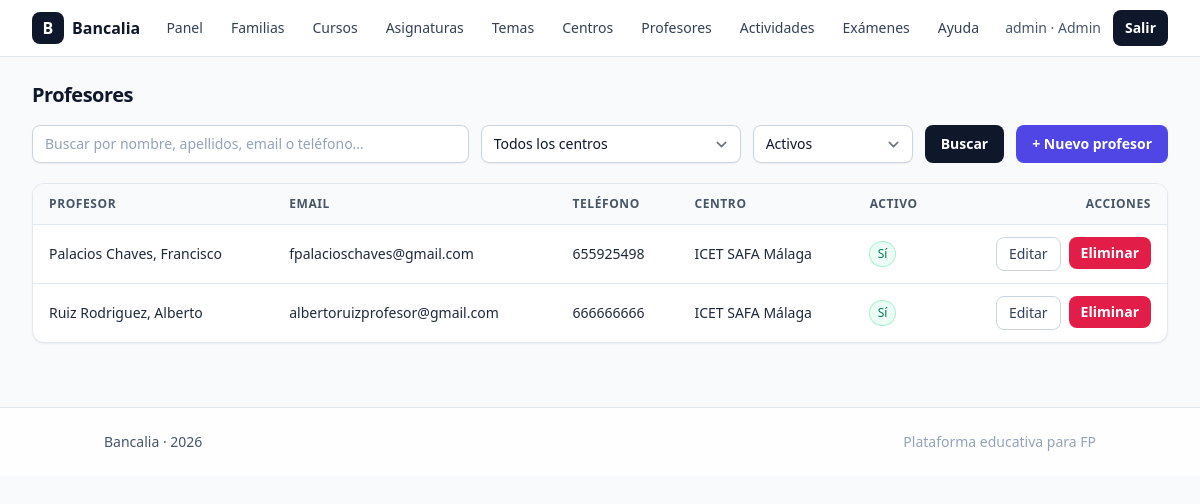
Page /admin/profesores/index.php (signed in) on the earlier database version.
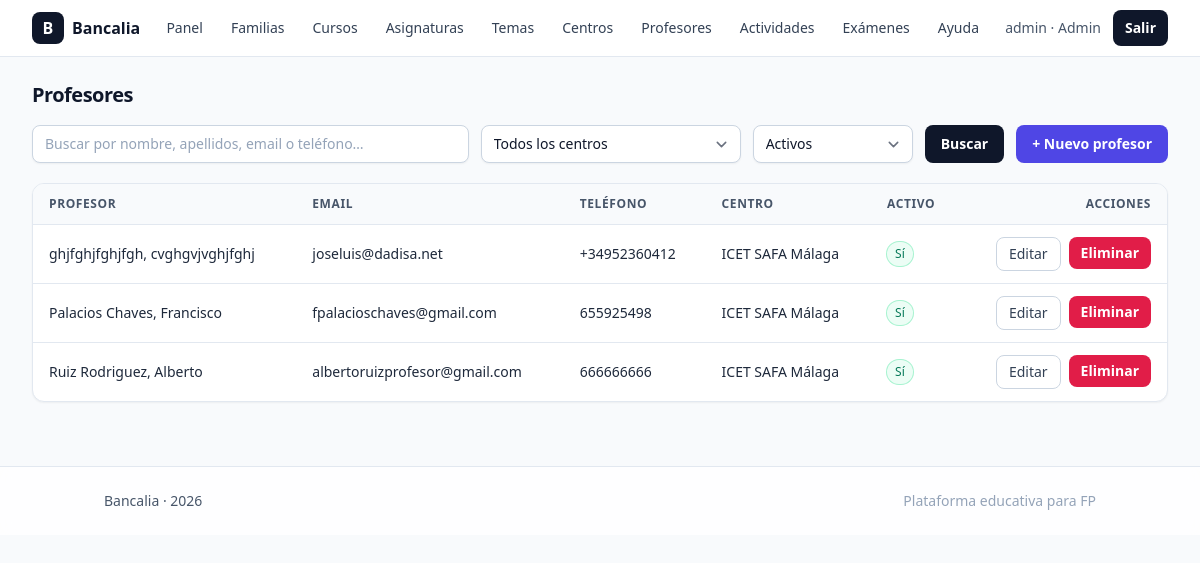
Same page on the later database version.
### tables this page shows
CREATE TABLE `profesores` (
  `id` int(11) NOT NULL,
  `centro_id` int(11) DEFAULT NULL,
  `nombre` varchar(120) NOT NULL,
  `apellidos` varchar(160) NOT NULL,
  `email` varchar(160) NOT NULL,
  `telefono` varchar(30) DEFAULT NULL,
  `notas` text DEFAULT NULL,
  `is_active` tinyint(1) NOT NULL DEFAULT 1,
  `created_at` datetime NOT NULL DEFAULT current_timestamp(),
  `updated_at` datetime NOT NULL DEFAULT current_timestamp() ON UPDATE current_timestamp()
);

CREATE TABLE `centros` (
  `id` int(11) NOT NULL,
  `nombre` varchar(180) NOT NULL,
  `slug` varchar(190) NOT NULL,
  `codigo` varchar(50) DEFAULT NULL,
  `tipo` enum('publico','privado','concertado') NOT NULL DEFAULT 'publico',
  `comunidad` varchar(100) DEFAULT NULL,
  `provincia` varchar(100) DEFAULT NULL,
  `localidad` varchar(120) DEFAULT NULL,
  `direccion` varchar(200) DEFAULT NULL,
  `cp` varchar(10) DEFAULT NULL,
  `email` varchar(150) DEFAULT NULL,
  `telefono` varchar(30) DEFAULT NULL,
  `web` varchar(200) DEFAULT NULL,
  `lat` decimal(10,7) DEFAULT NULL,
  `lng` decimal(10,7) DEFAULT NULL,
  `descripcion` text DEFAULT NULL,
  `is_active` tinyint(1) NOT NULL DEFAULT 1,
  `created_at` datetime NOT NULL DEFAULT current_timestamp(),
  `updated_at` datetime NOT NULL DEFAULT current_timestamp() ON UPDATE current_timestamp()
);

### config.php (called while the page is built, shortened)
<?php
function pdo(): PDO
{
  static $pdo;
  if ($pdo instanceof PDO)
    return $pdo;
  $host = $_ENV['DB_HOST'] ?? '127.0.0.1';
  $port = $_ENV['DB_PORT'] ?? '3306';
  $db = $_ENV['DB_NAME'] ?? 'bancalia';
  $user = $_ENV['DB_USER'] ?? 'root';
  $pass = $_ENV['DB_PASS'] ?? '';
  $dsn = "mysql:host=$host;port=$port;dbname=$db;charset=utf8mb4";
  $pdo = new PDO($dsn, $user, $pass, [
    PDO::ATTR_ERRMODE => PDO::ERRMODE_EXCEPTION,
    PDO::ATTR_DEFAULT_FETCH_MODE => PDO::FETCH_ASSOC,
    PDO::ATTR_EMULATE_PREPARES => false,
  ]);
  return $pdo;
}

### public/admin/profesores/index.php (the view, shortened to what the changed rows need)
<?php
require_once __DIR__ . '/../../../config.php';
require_once __DIR__ . '/../../../partials/header.php';
$activos = ($_GET['activos'] ?? '1') === '0' ? 0 : 1;
$sql = "SELECT p.id, p.nombre, p.apellidos, p.email, p.telefono, p.is_active, c.nombre AS centro
        FROM profesores p
        LEFT JOIN centros c ON c.id = p.centro_id";
$params = [];
$w = [];
$w[] = "p.is_active = :a";
$params[':a'] = $activos;
if ($w) $sql .= ' WHERE '.implode(' AND ', $w);
$sql .= ' ORDER BY p.apellidos ASC, p.nombre ASC';
$st = pdo()->prepare($sql);
$st->execute($params);
$rows = $st->fetchAll();
?>
<h1 class="text-xl font-semibold tracking-tight mb-4">Profesores</h1>
<?php if (!$rows): ?>
  <div class="rounded-lg border border-slate-200 bg-white p-6 text-slate-600">
    No hay profesores con estos filtros.
  </div>
<?php else: ?>
  <div class="overflow-hidden rounded-xl border border-slate-200 bg-white shadow-sm">
    <table class="min-w-full divide-y divide-slate-200">
      <thead class="bg-slate-50">
        <tr>
          <th class="px-4 py-3 text-left text-xs font-semibold uppercase tracking-wider text-slate-600">Profesor</th>
          <th class="px-4 py-3 text-left text-xs font-semibold uppercase tracking-wider text-slate-600">Email</th>
          <th class="px-4 py-3 text-left text-xs font-semibold uppercase tracking-wider text-slate-600">Teléfono</th>
          <th class="px-4 py-3 text-left text-xs font-semibold uppercase tracking-wider text-slate-600">Centro</th>
          <th class="px-4 py-3 text-left text-xs font-semibold uppercase tracking-wider text-slate-600">Activo</th>
          <th class="px-4 py-3 text-right text-xs font-semibold uppercase tracking-wider text-slate-600">Acciones</th>
        </tr>
      </thead>
      <tbody class="divide-y divide-slate-200">
        <?php foreach ($rows as $r): ?>
          <tr class="hover:bg-slate-50">
            <td class="px-4 py-3 text-sm text-slate-800 font-medium">
              <?= htmlspecialchars($r['apellidos'].', '.$r['nombre']) ?>
            </td>
            <td class="px-4 py-3 text-sm text-slate-800"><?= htmlspecialchars($r['email']) ?></td>
            <td class="px-4 py-3 text-sm text-slate-800"><?= htmlspecialchars((string)$r['telefono'] ?: '—') ?></td>
            <td class="px-4 py-3 text-sm text-slate-800"><?= htmlspecialchars((string)$r['centro'] ?: '—') ?></td>
            <td class="px-4 py-3 text-sm">
              <?php if ((int)$r['is_active'] === 1): ?>
                <span class="inline-flex items-center rounded-full bg-emerald-50 px-2 py-0.5 text-[12px] font-medium text-emerald-700 ring-1 ring-emerald-200">Sí</span>
              <?php else: ?>
                <span class="inline-flex items-center rounded-full bg-rose-50 px-2 py-0.5 text-[12px] font-medium text-rose-700 ring-1 ring-rose-200">No</span>
              <?php endif; ?>
            </td>
            <td class="px-4 py-3 text-sm">
              <div class="flex justify-end gap-2">
                <a href="<?= PUBLIC_URL ?>/admin/profesores/edit.php?id=<?= (int)$r['id'] ?>"
                   class="inline-flex items-center rounded-lg border border-slate-300 bg-white px-3 py-1.5 text-sm font-medium text-slate-700 hover:bg-slate-100">Editar</a>
                <form method="post" action="<?= PUBLIC_URL ?>/admin/profesores/delete.php"
                      onsubmit="return confirm('¿Eliminar este profesor?');">
                  <button type="submit"
                          class="inline-flex items-center rounded-lg bg-rose-600 px-3 py-1.5 text-sm font-semibold text-white hover:bg-rose-500">Eliminar</button>
                </form>
              </div>
            </td>
          </tr>
        <?php endforeach; ?>
      </tbody>
    </table>
  </div>
<?php endif; ?>
<?php require_once __DIR__ . '/../../../partials/footer.php'; ?>

Differences in the rows shown:
added profesores: apellidos+nombre "ghjfghjfghjfgh, cvghgvjvghjfghj", email "joseluis@dadisa.net", telefono "+34952360412", centro.nombre "ICET SAFA Málaga", is_active "Sí"
